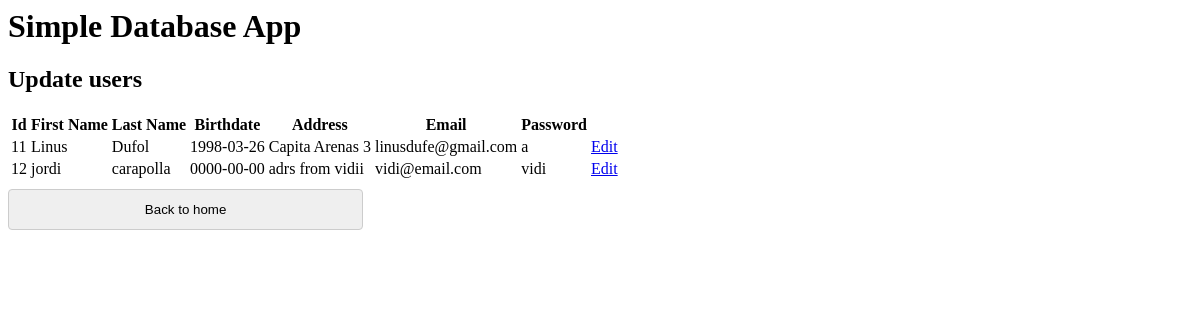
The app's page /CRUD/CRUD/update.php with its own data.
### tables this page shows
CREATE TABLE `user` (
  `id` int(100) NOT NULL,
  `name` varchar(200) NOT NULL,
  `surname` varchar(200) NOT NULL,
  `birthdate` date NOT NULL,
  `address` varchar(200) NOT NULL,
  `email` varchar(200) NOT NULL,
  `password` varchar(200) NOT NULL
);

### CRUD/common.php (called while the page is built, shortened)
<?php
function escape($html)
{
	return htmlspecialchars($html, ENT_QUOTES | ENT_SUBSTITUTE, "UTF-8");
}
?>

### CRUD/CRUD/update.php (the view)
<?php
require "../config.php";
require "../common.php";
try {
  $connection = new PDO($dsn, $username, $password, $options);
  $sql = "SELECT * FROM user";
  $statement = $connection->prepare($sql);
  $statement->execute();
  $result = $statement->fetchAll();
} catch(PDOException $error) {
  echo $sql . "<br>" . $error->getMessage();
}
?>
<?php require "../templates/header.php"; ?>
<h2>Update users</h2>
<table>
    <thead>
        <tr>
            <th>Id</th>
            <th>First Name</th>
            <th>Last Name</th>
            <th>Birthdate</th>
            <th>Address</th>
            <th>Email</th>
            <th>Password</th>
        </tr>
    </thead>
    <tbody>
    <?php foreach ($result as $row) : ?>
        <tr>
            <td><?php echo escape($row["id"]); ?></td>
            <td><?php echo escape($row["name"]); ?></td>
            <td><?php echo escape($row["surname"]); ?></td>
            <td><?php echo escape($row["birthdate"]); ?></td>
            <td><?php echo escape($row["address"]); ?></td>
            <td><?php echo escape($row["email"]); ?></td>
            <td><?php echo escape($row["password"]); ?></td>
            <td><a href="update-single.php?id=<?php echo escape($row["id"]); ?>">Edit</a></td>
        </tr>
    <?php endforeach; ?>
    </tbody>
</table>
<a href="../index.php"><input type="button"  value="Back to home"></a>
<?php require "../templates/footer.php"; ?>

### CRUD/templates/header.php (shortened to what this page needs)
<!doctype html>
<html lang="en">
<head>
</head>
<body>
	<h1>Simple Database App</h1>

### CRUD/templates/footer.php
</body>
</html>

### CRUD/common.php (style rules this page uses)
input[type=text], select, input[type=password], input[type=button] { width: 30%; padding: 12px 20px; margin: 8px 0; display: inline-block; border: 1px solid #ccc; border-radius: 4px; box-sizing: border-box; }

### records on screen
user: id "11", name "Linus", surname "Dufol", birthdate "1998-03-26", address "Capita Arenas 3", email "linusdufe@gmail.com", password "a"
user: id "12", name "jordi", surname "carapolla", birthdate "0000-00-00", address "adrs from vidii", email "vidi@email.com", password "vidi"
